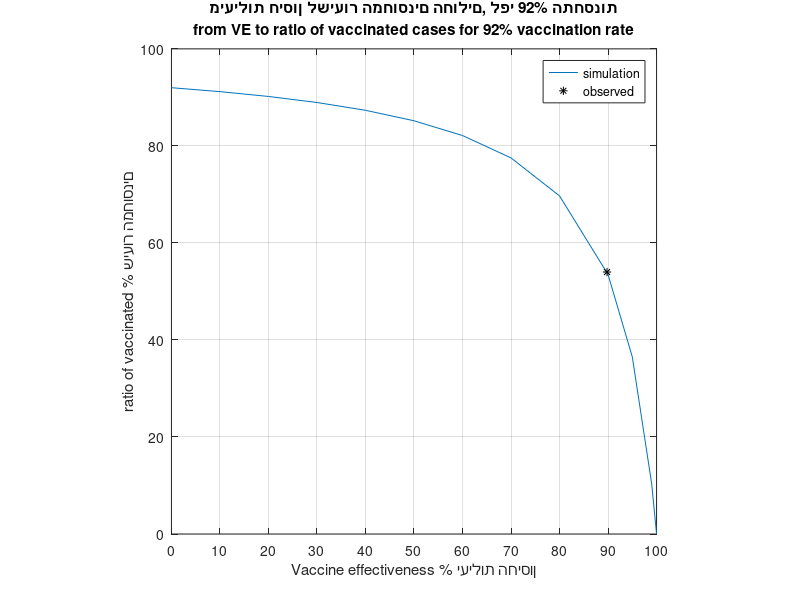

Here is the MATLAB script that generated this plot:
function covid_VE_to_perc(vacc,pnt)
if nargin == 0
    vacc = 92; % percents of vaccinated. 92% is for 50+ y/o general sector
    pnt = 54; % observed
end
xx = [0,10:10:90,95,99,100];
for ii = 1:length(xx)  % VE
    sickNotVac = 100-vacc;
    healthyVac = vacc*(xx(ii)/100);
    sickVac(ii,1) = vacc-healthyVac;
    ratio(ii,1) = sickVac(ii,1)./(sickVac(ii,1)+sickNotVac);
end
ratMatch = 0;
for ii = 1:0.01:100  % VE
    healthyVac = vacc*(ii/100);
    sickV = vacc-healthyVac;
    rat = 100*sickV./(sickV+sickNotVac);
    if abs(rat-pnt) < abs(ratMatch-pnt)
        ratMatch = rat;
        xMatch = ii;
    end
end
figure;
plot(xx,100*ratio)
grid on
axis square
set(gca,'xtick',xx([1:end-3,end]))
hold on
plot(xMatch,ratMatch,'*k')
title({'מיעילות חיסון לשיעור המחוסנים החולים, לפי 92% התחסנות','from VE to ratio of vaccinated cases for 92% vaccination rate'})
set(gcf,'Color','w')
ylabel('ratio of vaccinated % שיעור המחוסנים')
xlabel('Vaccine effectiveness % יעילות החיסון')
legend('simulation','observed')